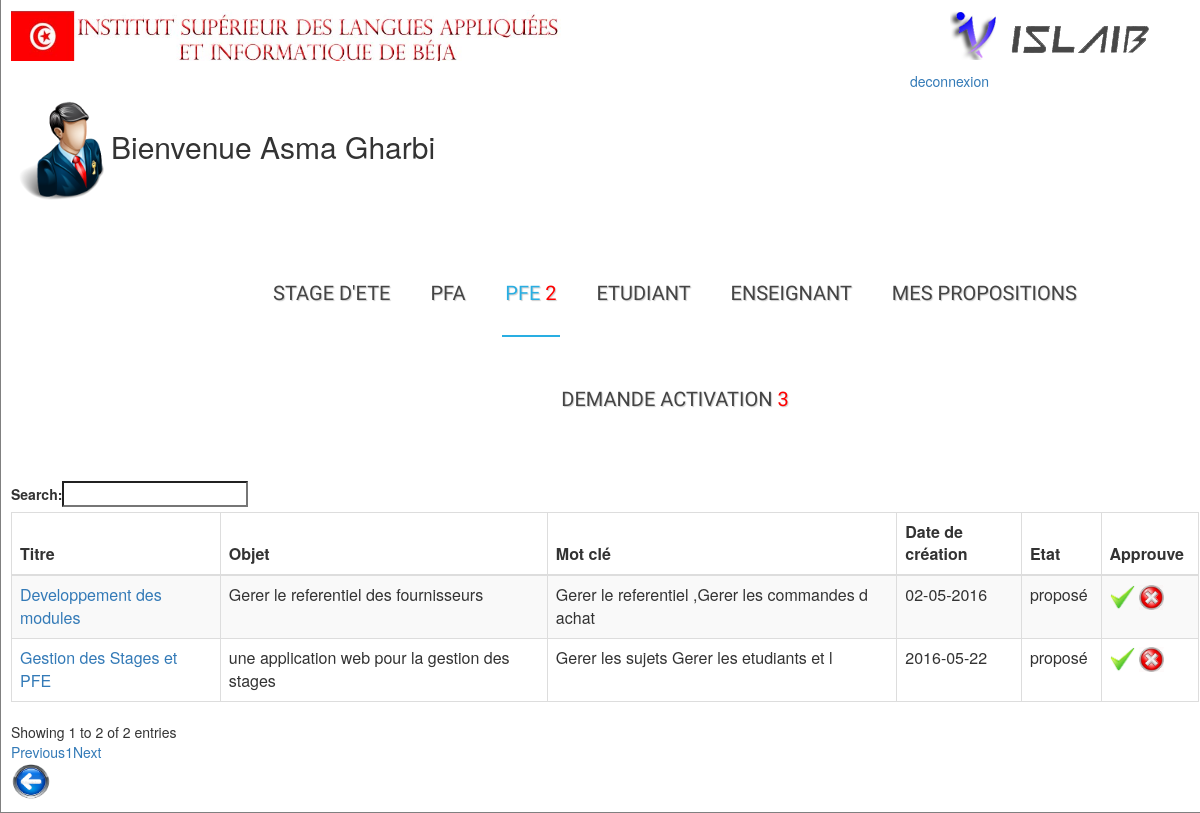
Page /admin/listedesujetpfepropose.php (signed in) on the committed database.
### tables this page shows
CREATE TABLE IF NOT EXISTS `sujetdestage` (
  `id` int(11) NOT NULL AUTO_INCREMENT,
  `titre` varchar(25) NOT NULL,
  `cahierdecharge` text NOT NULL,
  `datedecreation` varchar(25) NOT NULL,
  `datefin` date NOT NULL,
  `datedebut` date NOT NULL,
  `objet` varchar(50) NOT NULL,
  `etat` varchar(50) NOT NULL,
  `societe` varchar(50) NOT NULL,
  `encadrant1` varchar(50) NOT NULL,
  `encadrant2` varchar(25) NOT NULL,
  `motcle` varchar(50) NOT NULL,
  `cinencadrant` int(11) NOT NULL,
  `cinproposeur` int(11) NOT NULL,
  `idconception` varchar(25) NOT NULL,
  `idcompetences` varchar(25) NOT NULL,
  `anneeuniversaire` varchar(25) NOT NULL,
  `type` varchar(255) NOT NULL,
  PRIMARY KEY (`id`)
);

### classes/sujetmanager.php (called while the page is built, shortened)
<?php
class sujetmanager{
	function affichesujetpfepropose(){
		$sql = "SELECT *FROM sujetdestage where type='pfe' and etat='proposer'";
        $req = mysql_query($sql);
        	$sql1 = "SELECT *FROM sujetdestage where type='pfe'and etat='proposer'";
        $req1 = mysql_query($sql1);
        	if(mysql_fetch_row($req1)>0){
while($data =mysql_fetch_assoc($req)){
	$tableau[]=$data;
	}
	return $tableau;
}	}
	public function nombredesujetpropose(){
 $sql = "SELECT count(*) FROM
sujetdestage where type='pfe'and etat='proposer'";
$req = mysql_query($sql) ;
 $a_result=mysql_fetch_row($req);
 return  $a_result;
}
}
?>

### classes/usersmanager.php (called while the page is built, shortened)
<?php
class Usersmanager{
	public function nombredemandedactiveetudiant(){
 $sql = "SELECT count(*) FROM
etudiant where active='non'";
$req = mysql_query($sql) ;
 $a_result=mysql_fetch_row($req);
 return  $a_result;
}
	public function nombredemandedactiveenseignant(){
 $sql = "SELECT count(*) FROM
enseignant where active='non'";
$req = mysql_query($sql) ;
 $a_result=mysql_fetch_row($req);
 return  $a_result;
}
}
?>

### admin/listedesujetpfepropose.php (the view, shortened to what this page needs)
<?php
$user=new usersmanager();
  $sujet= new sujetmanager();
if(isset($_SESSION)){
  $user->auth($_SESSION['email'],$_SESSION['cin']);
}
$sujets =$sujet->affichesujetpfepropose();
$a_result1=$user->nombredemandedactiveenseignant();
$a_result=$user->nombredemandedactiveetudiant();
$a=$a_result[0]+$a_result1[0];
$pro=$sujet->nombredesujetpropose();
?>
<html lang=''>
<head>
<link href="..\css\style.css" rel="stylesheet" type="text/css" />
<link rel="stylesheet" href="//maxcdn.bootstrapcdn.com/bootstrap/3.3.6/css/bootstrap.min.css" />
<link rel="stylesheet" href="https://cdn.datatables.net/1.10.11/css/dataTables.bootstrap.min.css" />
<link rel="stylesheet" href="https://cdn.datatables.net/buttons/1.1.2/css/buttons.bootstrap.min.css" />
<link rel="stylesheet" href="../bootstrap/css/bootstrap.css" />
 <link rel="stylesheet" type="text/css" href="../css/styles.css">
    <link rel="stylesheet" type="text/css" href="styles.css" media="all" />
</head>
<body>
<div id="container">
<img id="i" src="../image/f.jpg" >
<img id="f" src="../image/l.png">
<div class="right" ><a href="?m=deco">deconnexion</a></div>
<br><br>
    <h2> <img src="../image/Administrateur.png" width="100" height="100" >Bienvenue  <?php echo ucfirst(strtolower(trim( $_SESSION['nom']))) ; ?> <?php
echo ucfirst(strtolower(trim($_SESSION['prenom']))); ?></h2>
<div class="container">
 <header>
    <div id="fdw">
          <nav>
                      <ul><li><a href="listedesujetete.php">Stage d'ete</a>
   </li>
            <li><a href="listedesujetpfa.php">PFA</a>
            </li>
            <li class="current">
                <a href="listedesujetpfe.php">PFE <font color="red"><?php if ($pro[0]>0){
      echo $pro[0]; }?> </font><span class="arrow"></span></a>
              </li>
                   <li ><a href="listedeetudiant.php">etudiant<span class="arrow"></span> </a>
            </li>
            <li><a href="listedeenseignant.php">enseignant </a></li>
   <li><a href="mesproposition.php"> mes propositions</a></li>
  <li>
               <a href="demandedactiveetudiant.php">demande activation
                <font color="red"><?php if ($a>0){
      echo $a; }?></font><span class="arrow"></span></a>
            </ul>
          </nav>
    </div>
  </header>
</div>
  <table id="example" class="table table-striped table-bordered" cellspacing="0" width="100%">
 <thead>
 <tr>
 <th>Titre</th>
 <th> Objet</th>
 <th> Mot clé</th>
 <th> Date de création </th>
 <th>Etat</th><th>Approuve</th>
 </thead>
 <?php if(!empty($sujets)) {?>
 <tbody>
 <?php foreach ($sujets as $key=>$value): ?>
  <tr><td>  <a href="sujet.php?id=<?php echo $value['id']?>" target="_blank"><?php echo $value['titre']; ?> </td></a>
		<td><?php echo $value['objet']; ?> </td>
		<td><?php echo $value['motcle']; ?> </td>
		<td><?php echo $value['datedecreation']; ?></td>
    <td><?php if($value['etat']=='approuver'){echo 'approuvé';}elseif ($value['etat']=='proposer'){echo 'proposé';} elseif ($value['etat']=='affecter'){echo 'affecté';} elseif ($value['etat']=='refuser'){echo 'refusé';} elseif ($value['etat']=='soutenu'){echo 'soutenu'; }elseif ($value['etat']=='non valide'){echo 'non validé';} elseif ($value['etat']=='en attende'){echo 'en attente';}
 ?> </td>
     	   <td> <a href="listedesujetpfepropose.php?id=<?php echo $value['id'];?>&approuve=oui"onclick="return(confirm('Etes-vous sûr de approuve ?'));"><img src="../image/active.png" width="25" height="25"></a>
      <a href="listedesujetpfepropose.php?id=<?php echo $value['id'];?>&refuse=oui"onclick="return(confirm('Etes-vous sûr de refuse?'));"><img src="../image/nonactive.png" width="25" height="25"></a></td>
    </tr>
<?php endforeach ;}?>
</tbody>
    </table>
        <a href="listedesujetpfe.php"><img src="../image/retour.png" width="40px" height="40px"> </a>
</div>
</body>
</html>

### css/style.css (style rules this page uses)
body { font-family: "Trebuchet MS", Arial, Helvetica, sans-serif; font-size: 0.8em; background-color:#fff; background-repeat: repeat; }
.right { position: absolute; right: 0px; width: 300px; padding: 10px; }
#container { margin-left:auto; margin-right:auto; width: 1210px; margin: auto; padding: 10px; border-right: 1px solid gray; border-bottom: 1px solid gray; border-left: 1px solid gray; background-color: #fff; }
#i { width:550; }
#f { margin-left:385px; }
ul { margin-top:20; margin-left:70; margin:; padding:; }
ul li a { text-decoration:none; }
table { border-collapse:collapse; margin:auto; }

### css/styles.css (style rules this page uses)
.container > header { padding: 20px 30px 20px 30px; margin: 0px 20px 10px 20px; position: relative; display: block; text-shadow: 1px 1px 1px rgba(0,0,0,0.2); text-align: center; }
#fdw nav ul { display:block; z-index:999999; }
#fdw nav ul li { display:inline-block; padding:50px 3px 30px; margin-left:30px; position:relative; }
#fdw nav ul li a:link, #fdw nav ul li a:visited { color:#444; font:normal 20px 'Yanone Kaffeesatz', sans-serif; text-transform:uppercase; display:inline-block; position:relative; }
#fdw nav ul li span { position:absolute; right:-12px; bottom:6px; width:7px; height:8px; margin:0 0 0 3px; float:right; display:block; background:url('images/nav_arrow.png') no-repeat left -8px; font:0/0 a; }
#fdw nav ul li.current { border-bottom:2px solid #29AEE2; }
#fdw nav ul li.current a { color:#29AEE2; cursor: default; }
#fdw nav ul li.current a span { background:url('../images/nav_arrow.png') no-repeat left 0; }

### admin/listedesujetpfepropose.php (style rules this page uses)
.right { position: absolute; right: 0px; width: 300px; padding: 10px; }

### rows in the picture
sujetdestage: titre "Developpement des modules", objet "Gerer le referentiel des fournisseurs", motcle "Gerer le referentiel ,Gerer les commandes d achat", datedecreation "02-05-2016", etat "proposé"
sujetdestage: titre "Gestion des Stages et PFE", objet "une application web pour la gestion des stages", motcle "Gerer les sujets Gerer les etudiants et l", datedecreation "2016-05-22", etat "proposé"

### other values in the picture
$_SESSION['nom'] "Asma"
$_SESSION['prenom'] "Gharbi"
$pro[0] "2"
$a "3"
